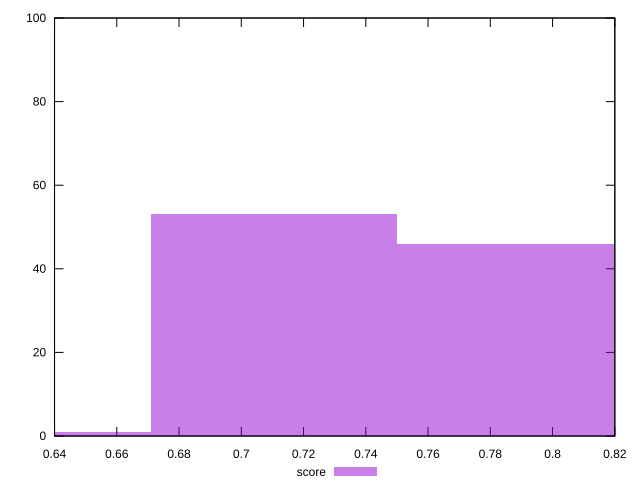

Write gnuplot code to recreate this figure.
reset

$score <<EOF
0.7105431002261502 53
0.7894923335846113 46
0.631593866867689 1
EOF

set key outside below
set boxwidth 0.07894923335846113
set xrange [0.64:0.82]
set yrange [0:100]
set trange [0:100]
set style fill transparent solid 0.5 noborder
set terminal svg size 640, 490 enhanced background rgb 'white'
set output "report_00009_2021-02-08T22-37-41.559Z/largest-contentful-paint/samples/pages+cached+noadtech+nomedia+nocss/score/histogram.svg"

plot $score title "score" with boxes

reset
